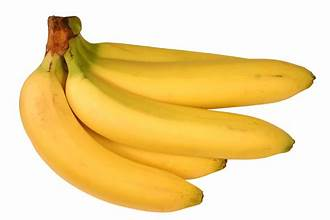
#> input picture Fred/tugas7_c14210185/banana1.jpeg, 330 x 220 px
$ jupyter execute ImageMatching.ipynb
#> lines starting #> are read from the running program, lines starting #| are printed output that depends on the picture
[cell 1]
import cv2

def match_images(img1, img2):
    # Initialize ORB detector
    orb = cv2.ORB_create()

    # Find keypoints and descriptors in the images
    kp1, des1 = orb.detectAndCompute(img1, None)
    kp2, des2 = orb.detectAndCompute(img2, None)

    # Create a Brute Force Matcher
    bf = cv2.BFMatcher(cv2.NORM_HAMMING, crossCheck=True)

    # Match descriptors
    matches = bf.match(des1, des2)

    # Sort matches by their distances
    matches = sorted(matches, key=lambda x: x.distance)

    # Compute similarity score based on the number of matches
    similarity_score = len(matches)

    return similarity_score

# Load the banana images
banana_img1 = cv2.imread('banana1.jpeg', cv2.IMREAD_GRAYSCALE)
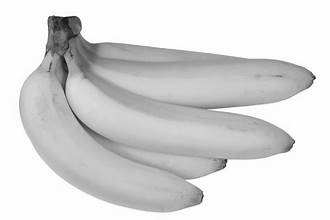
#> banana_img1: shape (220, 330); min 12, max 255, mean 215.9
banana_img2 = cv2.imread('apple.jpeg', cv2.IMREAD_GRAYSCALE)
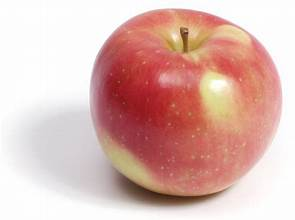
#> input picture Fred/tugas7_c14210185/apple.jpeg, 295 x 220 px
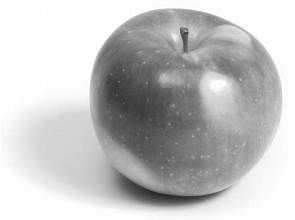
#> banana_img2: shape (220, 295); min 33, max 255, mean 194.3

# Match the images
similarity_score = match_images(banana_img1, banana_img2)
#> in match_images, `kp1, des1 = orb.detectAndCompute(img1, None)`: kp1 = 204 keypoints; strongest (x, y, size): (294, 141, 31), (224, 167, 31), (228, 160, 31), (225, 160, 31)
#> in match_images, `kp2, des2 = orb.detectAndCompute(img2, None)`: kp2 = 126 keypoints; strongest (x, y, size): (185, 31, 31), (186, 33, 31), (184, 51, 31), (184, 50, 44.6)
#> in match_images, `matches = bf.match(des1, des2)`: matches = 35 matches
#> in match_images, `similarity_score = len(matches)`: similarity_score = 35
#> similarity_score = 35

# Define a threshold for similarity score
threshold = 50

# Determine if the images depict the same fruit or different fruits
if similarity_score >= threshold:
    print("The images depict the same fruit.")
else:
    print("The images depict different fruits.")
